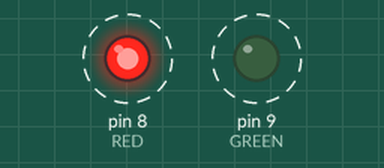
Simulated run of this sketch. Board: Arduino Uno, built with avr-gcc and run on an emulated ATmega328P. On the bench: output pins drawn as LEDs (lit = HIGH). Dashed ring = blinking.

Above: at 0.5 s.
Timing chart, 0 to 4.6 s (numbered marks = the images above):
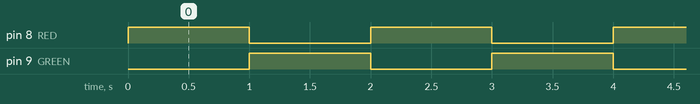

The sketch:

2_Color_LED.ino
```cpp
/*
	2 Color LED (KY-011 and KY-029)

	It just alternates between red and green colors in LED.
*/

#define RED 8
#define GREEN 9

void setup(){
	pinMode(RED, OUTPUT);
	pinMode(GREEN, OUTPUT);

	digitalWrite(RED, LOW);
	digitalWrite(GREEN, LOW);
}


void loop(){
	digitalWrite(RED, HIGH);
	delay(1000);
	digitalWrite(RED, LOW);

	digitalWrite(GREEN, HIGH);
	delay(1000);
	digitalWrite(GREEN, LOW);
}
```

Measured:
- by itself, pin 8 (RED), pin 9 (GREEN): alternates HIGH for 1.0 s and LOW for 1.0 s
- by itself, everything shown: repeats every 2.0 s, in 3 steps
